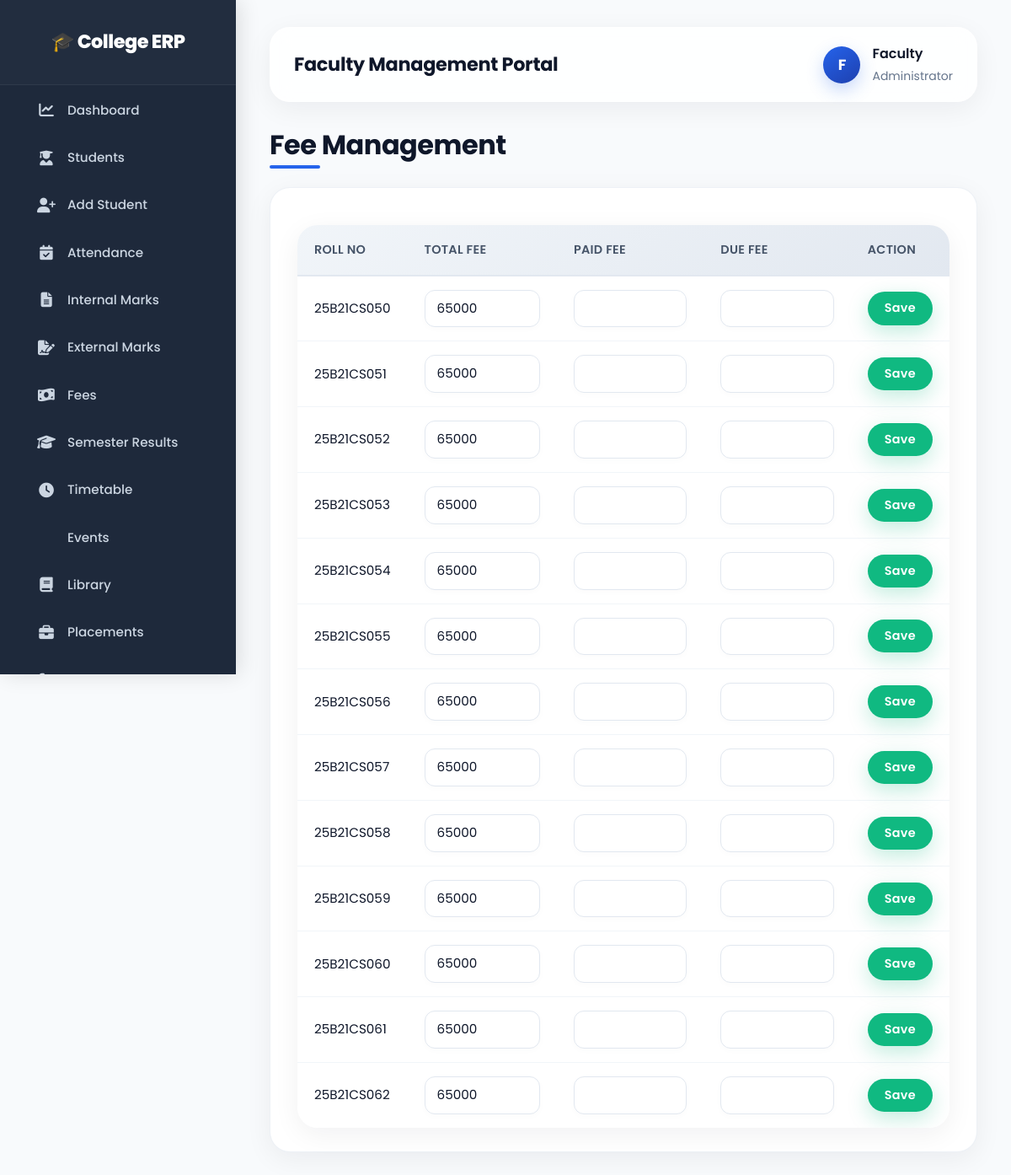
The page /manage-fees (signed in) on the database its author committed.
### tables this page shows
CREATE TABLE "fee_details" (
"RollNo" TEXT,
  "TotalFee" INTEGER,
  "Paid" INTEGER,
  "Due" INTEGER
);

### app.py (the view, shortened to what this page needs)
@app.route("/manage-fees", methods=["GET", "POST"])
def manage_fees():
    if not faculty_logged_in():
        return redirect("/faculty-login")
    conn = get_db_connection()
    data = conn.execute("SELECT * FROM fee_details").fetchall()
    conn.close()
    return render_template(
        "manage_fees.html",
        data=[dict(row) for row in data]
    )

### app.py (called while the page is built)
def get_db_connection():
    conn = sqlite3.connect(DB_FILE)
    conn.row_factory = sqlite3.Row
    return conn

def faculty_logged_in():
    return "faculty_id" in session

### templates/manage_fees.html (shortened to what this page needs)
{% extends 'faculty_base.html' %}
{% block content %}
<h2 class="page-title">
  Fee Management
</h2>
<div class="card-box">
  <table class="table table-bordered table-hover">
    <thead class="table-primary">
      <tr>
        <th>Roll No</th>
        <th>Total Fee</th>
        <th>Paid Fee</th>
        <th>Due Fee</th>
        <th>Action</th>
      </tr>
    </thead>
    <tbody>
      {% for row in data %}
      <form method="POST">
        <tr>
          <td>
            {{ row.RollNo }}
          </td>
          <td>
            <input
            type="number"
            class="form-control"
            name="total_fee"
            value="{{ row.TotalFee }}">
          </td>
          <td>
            <input
            type="number"
            class="form-control"
            name="paid_fee"
            value="{{ row.PaidFee }}">
          </td>
          <td>
            <input
            type="number"
            class="form-control"
            name="due_fee"
            value="{{ row.DueFee }}">
          </td>
          <td>
            <button
            type="submit"
            class="btn-save">
            Save
          </button>
        </td>
      </tr>
    </form>
    {% endfor %}
  </tbody>
</table>
</div>
{% endblock %}

### templates/faculty_base.html (style rules this page uses)
* { margin: 0; padding: 0; box-sizing: border-box; font-family: 'Poppins', 'Segoe UI', system-ui, sans-serif; }
body { background: #f8fafc; color: #0f172a; transition: background 0.3s ease; line-height: 1.6; }
.table { margin-bottom: 0; border-collapse: separate; border-spacing: 0; }
.table thead { background: #f1f5f9; color: #0f172a; }
.table thead th { font-weight: 600; font-size: 0.9rem; text-transform: uppercase; letter-spacing: 0.3px; color: #475569; padding: 16px 18px; border-bottom: 2px solid #e2e8f0; text-align: left; }
.table tbody td { padding: 14px 18px; border-bottom: 1px solid #f1f5f9; color: #0f172a; vertical-align: middle; }
.table tbody tr:last-child td { border-bottom: none; }
.page-title { font-size: 2rem; font-weight: 700; margin-bottom: 24px; color: #0f172a; letter-spacing: -0.5px; position: relative; display: inline-block; }
.page-title::after { content: ''; position: absolute; bottom: -8px; left: 0; width: 60px; height: 4px; background: #2563eb; border-radius: 4px; }

### templates/manage_fees.html (style rules this page uses)
.page-title { font-size: 2rem; font-weight: 700; color: #0f172a; margin-bottom: 30px; letter-spacing: -0.5px; position: relative; display: inline-block; }
.page-title::after { content: ''; position: absolute; bottom: -8px; left: 0; width: 60px; height: 4px; background: #2563eb; border-radius: 4px; transition: width 0.3s ease; }
.card-box { background: #ffffff; padding: 28px 32px; border-radius: 24px; box-shadow: 0 8px 32px rgba(15, 23, 42, 0.06); border: 1px solid rgba(226, 232, 240, 0.6); transition: box-shadow 0.3s ease, transform 0.3s ease; }
.table { background: #ffffff; border-radius: 24px; overflow: hidden; box-shadow: 0 8px 32px rgba(15, 23, 42, 0.06); border: 1px solid rgba(226, 232, 240, 0.6); width: 100%; border-collapse: separate; border-spacing: 0; margin-top: 16px; font-size: 0.95rem; }
.table-bordered { border: none; }
.table-bordered th, .table-bordered td { border: none; }
.table thead { background: linear-gradient(145deg, #f1f5f9, #e2e8f0); color: #0f172a; }
.table thead th { font-weight: 600; font-size: 0.9rem; text-transform: uppercase; letter-spacing: 0.3px; color: #475569; padding: 18px 20px; border-bottom: 2px solid #e2e8f0; text-align: left; white-space: nowrap; }
.table-primary { background: linear-gradient(145deg, #f1f5f9, #e2e8f0) !important; color: #0f172a; }
.table-primary th { background: transparent !important; }
.table tbody td { padding: 16px 20px; border-bottom: 1px solid #f1f5f9; color: #0f172a; vertical-align: middle; }
.table tbody tr:last-child td { border-bottom: none; }
.table-hover tbody tr { transition: background 0.2s ease; }
.table tbody tr:nth-of-type(even) { background: #fafbfc; }
.form-control { border-radius: 12px; padding: 10px 14px; border: 1px solid #e2e8f0; background: #ffffff; color: #0f172a; font-size: 0.95rem; transition: all 0.3s ease; box-shadow: 0 2px 8px rgba(0, 0, 0, 0.02); width: 100%; min-width: 70px; }
.form-control[type="number"] { -moz-appearance: textfield; }
.btn-save { background: #10b981; color: white; border: none; padding: 8px 20px; border-radius: 50px; font-weight: 600; font-size: 0.9rem; letter-spacing: 0.3px; transition: all 0.3s cubic-bezier(0.4, 0, 0.2, 1); box-shadow: 0 8px 24px rgba(16, 185, 129, 0.25); cursor: pointer; }
.table * { box-sizing: border-box; }

### rows shown on the page
fee_details: RollNo "25B21CS050", total_fee "65000"
fee_details: RollNo "25B21CS051", total_fee "65000"
fee_details: RollNo "25B21CS052", total_fee "65000"
fee_details: RollNo "25B21CS053", total_fee "65000"
fee_details: RollNo "25B21CS054", total_fee "65000"
fee_details: RollNo "25B21CS055", total_fee "65000"
fee_details: RollNo "25B21CS056", total_fee "65000"
fee_details: RollNo "25B21CS057", total_fee "65000"
fee_details: RollNo "25B21CS058", total_fee "65000"
fee_details: RollNo "25B21CS059", total_fee "65000"
fee_details: RollNo "25B21CS060", total_fee "65000"
fee_details: RollNo "25B21CS061", total_fee "65000"
fee_details: RollNo "25B21CS062", total_fee "65000"
